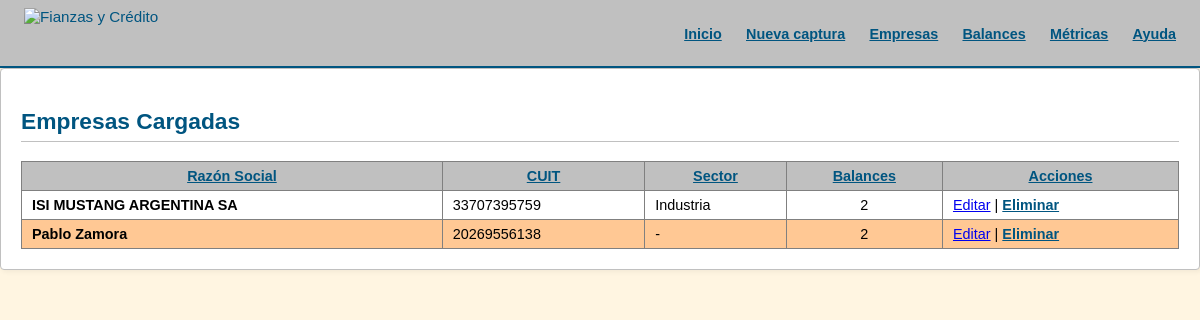
/companies, run on the app's committed database.
### Base.py (models this page shows)
class EmpresaDB(Base):
    __tablename__ = 'empresas'
    id = Column(Integer, primary_key=True)
    cuit = Column(String, unique=True, nullable=False)
    razon_social = Column(String, nullable=False)
    actividad = Column(String)
    sector = Column(String)
    anio_fundacion = Column(Integer)
    descripcion = Column(Text)
    balances = relationship("EECCDB", back_populates="empresa", cascade="all, delete-orphan")

### app.py (the view)
@app.route("/companies")
def list_companies():
    companies = session.query(EmpresaDB).order_by(EmpresaDB.razon_social).all()
    return render_template("companies.html", companies=companies)

### app.py (called while the page is built)
@app.teardown_appcontext
def shutdown_session(exception=None):
    session.remove()

### templates/companies.html
{% extends "base.html" %}
{% block content %}
<div class="card">
    <h2>Empresas Cargadas</h2>
    {% if companies %}
    <table>
        <thead>
            <tr>
                <th>Razón Social</th>
                <th>CUIT</th>
                <th>Sector</th>
                <th>Balances</th>
                <th>Acciones</th>
            </tr>
        </thead>
        <tbody>
            {% for empresa in companies %}
            <tr>
                <td><strong>{{ empresa.razon_social }}</strong></td>
                <td>{{ empresa.cuit }}</td>
                <td>{{ empresa.sector or '-' }}</td>
                <td style="text-align: center;">{{ empresa.balances | length }}</td>
                <td>
                    <a href="/companies/{{ empresa.id }}/edit">Editar</a> |
                    <form action="/companies/{{ empresa.id }}/delete" method="post" style="display:inline;">
                        <button type="submit" style="background:none;border:none;color:var(--primary-color);cursor:pointer;padding:0;text-decoration:underline;margin:0;font-size:0.9rem;">Eliminar</button>
                    </form>
                </td>
            </tr>
            {% endfor %}
        </tbody>
    </table>
    {% else %}
    <p>No hay empresas cargadas aún.</p>
    {% endif %}
</div>
{% endblock %}

### templates/base.html (style rules this page uses)
:root { --primary-color: #005580; --highlight-orange: #FFC894; --header-gray: #C0C0C0; --bg-crema: #FFF5E1; --text-black: #000000; --white: #ffffff; --border-dark: #808080; }
body { font-family: Verdana, Tahoma, Arial, sans-serif; font-size: 0.95rem; margin: 0; padding: 0; background: var(--bg-crema); color: var(--text-black); overflow: hidden; }
.card { background: var(--white); border: 1px solid var(--header-gray); border-radius: 4px; padding: 20px; margin-bottom: 16px; box-shadow: 2px 2px 5px rgba(0,0,0,0.05); }
table { width: 100%; border-collapse: collapse; margin-top: 12px; font-size: 0.9rem; background: var(--white); }
th, td { padding: 6px 10px; border: 1px solid var(--border-dark); }
th { background: var(--header-gray); color: var(--primary-color); font-weight: bold; text-decoration: underline; text-transform: none; }
tr:nth-child(even) { background-color: var(--highlight-orange); }
button { margin-top: 16px; padding: 8px 20px; background: var(--primary-color); color: var(--white); border: 1px solid var(--text-black); border-radius: 4px; cursor: pointer; font-weight: bold; }
h2, h3 { color: var(--primary-color); border-bottom: 1px solid var(--header-gray); padding-bottom: 6px; font-weight: bold; }

### data on the page
EmpresaDB: razon_social "ISI MUSTANG ARGENTINA SA", cuit "33707395759", sector "Industria", balances|length "2"
EmpresaDB: razon_social "Pablo Zamora", cuit "20269556138", sector "-", balances|length "2"
